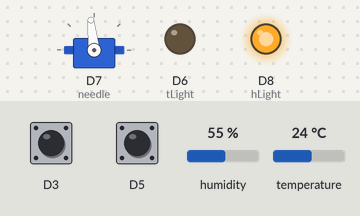
A sketch run on a simulated ESP8266 (NodeMCU). Parts: servo, output pins drawn as LEDs (lit = HIGH). Inputs (shaded band) come from the test bench; at power-on: humidity 55 %, D5 HIGH, D3 HIGH, temperature 24 °C. What the sketch prints to the serial monitor is not drawn.

Above: at 1.2 s.
1.3 s: humidity set to 22 %
At 2.3 s:
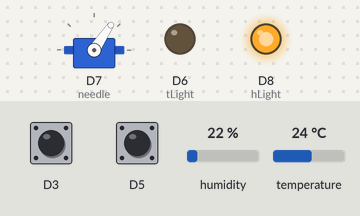
2.8 s: D5 pulled LOW for 0.15 s
At 2.88 s:
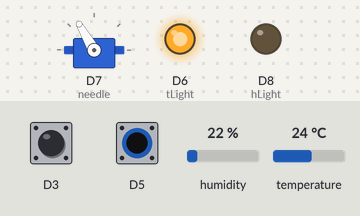
4.4 s: humidity set to 40 %
At 4.7 s:
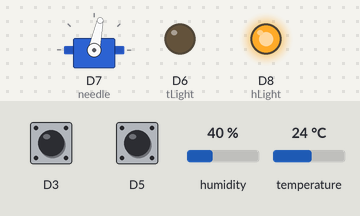
5.9 s: humidity set to 68 %
At 7.1 s:
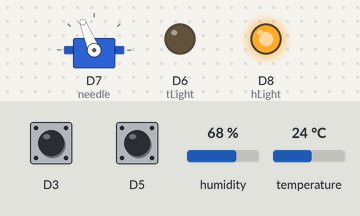
7.4 s: humidity set to 88 %
At 8.4 s:
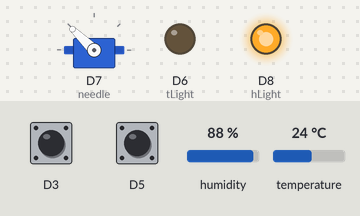
8.9 s: D5 pulled LOW for 3.2 s
At 10.0 s:
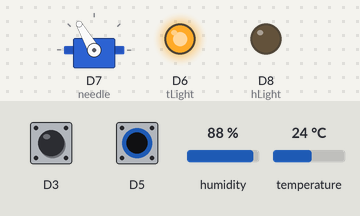
Timing chart, 0 to 13.6 s (numbered marks = the images above; inputs shaded):
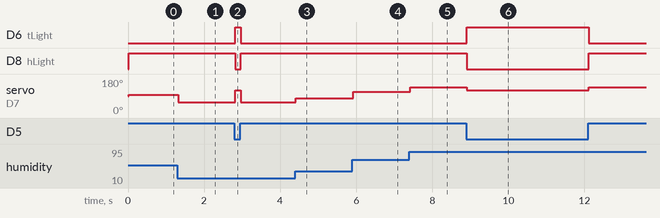

The sketch:

mCServo.ino.ino
```cpp
#include <Servo.h>
Servo needle;

int needleValT = 0;
int needleValH = 0;

int tLight = D6;
int hLight = D8;

#include <SimpleDHT.h>
int pinDHT11 = D4;
SimpleDHT11 dht11(pinDHT11);

float t = 0;
float h = 0;

void setup()
{
  Serial.begin(115000);
  needle.attach(D7);

  pinMode(tLight, OUTPUT);
  pinMode(hLight, OUTPUT);

  pinMode(D3, INPUT_PULLUP);
  pinMode(D5, INPUT_PULLUP);
}

  int buttonHState = 0;
  int buttonTState = 0;

void loop()
{
  // put your main code here, to run repeatedly:
  byte temperature = 0;
  byte humidity = 0;
  int err = SimpleDHTErrSuccess;

  if ((err = dht11.read(&temperature, &humidity, NULL)) != SimpleDHTErrSuccess) {
    Serial.print("Read DHT11 failed, err="); Serial.println(err); delay(1000);
    return;
  }

  Serial.print("Sample OK: ");
  Serial.print((int)temperature); Serial.print(" *C, ");
  Serial.print((int)humidity); Serial.println(" H");

  t = (float)temperature * 1.8 + 32;
  h = (float)humidity;

  needleValT = map(t, 0, 100, 30, 150);
  needleValH = map(h, 0, 100, 30, 150);

  int buttonT = digitalRead(D3);
  Serial.println(buttonT);

  int buttonH = digitalRead(D5);
  Serial.println(buttonH);

  if (buttonT == 1) {
    buttonTState = 1;
    buttonHState = 0;
  }

  if (buttonH == 1) {
    buttonHState = 1;
    buttonTState = 0;
  }

  if(buttonTState == 1){
      needle.write(needleValT);
    digitalWrite(tLight, HIGH);
    digitalWrite(hLight, LOW);
  }

  else{
    needle.write(needleValH);
    digitalWrite(hLight, HIGH);
    digitalWrite(tLight, LOW);
  }

Serial.println("h");
Serial.println(buttonHState); Serial.println("t");
Serial.println(buttonTState);

}
```

Measured:
- after the input at 1.3 s, servo on D7 (needle): 96° → 56° at once
- after the input at 2.8 s, D6 (tLight): LOW → HIGH at once, → LOW 0.14 s later; D8 (hLight): HIGH → LOW at once, → HIGH 0.14 s later; servo on D7 (needle): 56° → 120° at once, → 56° 0.14 s later
- after the input at 4.4 s, servo on D7 (needle): 56° → 78° at once
- after the input at 5.9 s, servo on D7 (needle): 78° → 112° at once
- after the input at 7.4 s, servo on D7 (needle): 112° → 136° at once
- after the input at 8.9 s, D6 (tLight): LOW → HIGH at once, → LOW 3.2 s later; D8 (hLight): HIGH → LOW at once, → HIGH 3.2 s later; servo on D7 (needle): 136° → 120° at once, → 136° 3.2 s later
